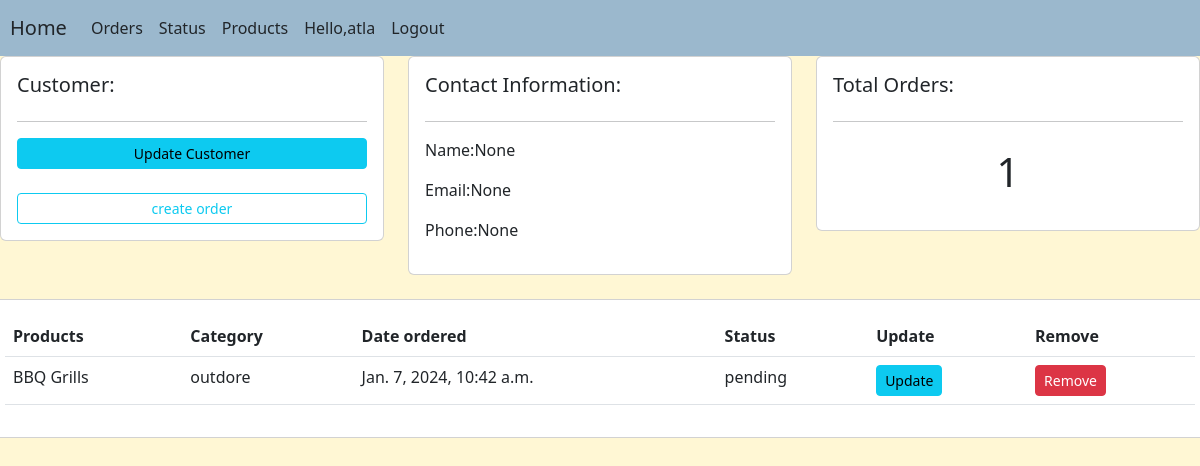
/customers/8/ (signed in), run on the app's committed database.
### test_app/models.py (models this page shows, shortened)
class customer(models.Model):
    user=models.OneToOneField(User,null=True, on_delete=models.CASCADE)
    name=models.CharField(max_length=200,null=True)
    email=models.CharField(max_length=200,null=True)
    phone = models.CharField(max_length=200,null=True)
    date_created =models.DateTimeField(auto_now_add=True,null=True)
    profile_pic=models.ImageField(default="profile.jpeg", null=True,blank=True)

class Order(models.Model):
    STATUS=(
        ('pending','pending'),
        ('out for delivery','out for delivery'),
        ('Delivered','Delivered')
    )
    customer=models.ForeignKey(customer,null=True,on_delete=models.SET_NULL)
    product=models.ForeignKey(Product,null=True,on_delete=models.SET_NULL)
    date_created=models.DateTimeField(auto_now_add=True,null=True)
    status=models.CharField(max_length=200,null=True,choices=STATUS)

class Product(models.Model):
    CATEGORY=(
        ('indore','indore'),
        ('outdore','outdore')
    )
    name=models.CharField(max_length=200,null=True)
    price=models.FloatField(null=True)
    category=models.CharField(max_length=200,null=True,choices=CATEGORY)
    description=models.CharField(max_length=200,null=True,blank=True)
    date_created=models.DateTimeField(auto_now_add=True,null=True)
    tag=models.ManyToManyField(Tag)
    def __str__(self):
        return self.name

### test_app/decrators.py (the view)
        def wrapper_func(request,*arg,**kwargs):
            group=None
            if request.user.groups.exists():
                group=request.user.groups.all()[0].name
            if group in allowed_roles:
                return view_func(request,*arg,**kwargs)
            else:
                return HttpResponse('Your are not authorised to view this page')

### test_app/decrators.py (called while the page is built)
def allowed_users(allowed_roles=[]):
    def decrators(view_func):
        def wrapper_func(request,*arg,**kwargs):
            group=None
            if request.user.groups.exists():
                group=request.user.groups.all()[0].name
            if group in allowed_roles:
                return view_func(request,*arg,**kwargs)
            else:
                return HttpResponse('Your are not authorised to view this page')
        return wrapper_func
    return decrators

### test_app/views.py (called while the page is built)
@login_required(login_url='login')
@allowed_users(allowed_roles=['admin'])
def customers(request,pk_test):
    cust=customer.objects.get(id=pk_test)
    orders=cust.order_set.all()
    order_count=orders.count()
    context1={'customer':cust,'orders':orders,'order_count':order_count}
    return render(request,'test_app/customers.html',context1)

### test_app/templates/test_app/customers.html (shortened to what this page needs)
{% load static %}
{% include './main.html' %}
<div class="row">
    <div class="col-md">
        <div class="card card-body">
            <h5>Customer:</h5>
            <hr>
            <a class="btn btn-info btn-sm btn-block" href="{% url 'settings' %}">Update Customer</a>
            <br>
            <a class="btn btn-outline-info btn-sm btn-block" href="">create order</a>
        </div>
    </div>
    <div class="col-md">
        <div class="card card-body">
            <h5>Contact Information:</h5>
            <hr>
            <p>Name:{{customer.name}}</p>
            <p>Email:{{customer.email}}</p>
            <p>Phone:{{customer.phone}}</p>
        </div>
    </div>
    <div class="col-md">
        <div class="card card-body">
            <h5>Total Orders:</h5>
            <hr>
            <h1 style="text-align: center;padding: 10px;">{{order_count}}</h1>
        </div>
    </div>
</div>
<div class="row">
<div class="card card-body">
    <table class="table">
        <tr>
            <th>Products</th>
            <th>Category</th>
            <th>Date ordered</th>
            <th>Status</th>
            <th>Update</th>
            <th>Remove</th>
        </tr>
        {% for order in orders %}
        <tr>
            <td>{{order.product}}</td>
            <td>{{order.product.category}}</td>
            <td>{{order.date_created}}</td>
            <td>{{order.status}}</td>
            <td><a class="btn btn-sm btn-info" href="{% url 'update_order' order.id %"}>Update</a></td>
            <td><a class="btn btn-sm btn-danger" href="{% url 'delete' order.id %}">Remove</a></td>
            </tr>
        {% endfor %}
    </table>
</div>
</div>

### test_app/templates/test_app/home.html (shortened to what this page needs)
<!DOCTYPE html>
<html lang="en">
<head>
    <link href="https://cdn.jsdelivr.net/npm/bootstrap@5.2.1/dist/css/bootstrap.min.css" rel="stylesheet"
>
      </head>
<body>
    <nav class="navbar navbar-expand-lg navbar-light">
        <a style="margin-left: 10px;" class="navbar-brand text-dark" href="{% url 'home' %}">Home</a>
        <div class="collapse navbar-collapse" id="navbarNav">
          <ul class="navbar-nav">
            {% if request.user.is_staff %}
            <li class="nav-item active ">
              <a class="nav-link text-dark" href="{% url 'order' %}">Orders </a>
            </li>
            <li class="nav-item">
              <a class="nav-link text-dark" href="{% url 'blog' %}">Status</a>
            </li>
            <li class="nav-item">
              <a class="nav-link text-dark" href="{% url 'product' %}">Products</a>
            </li>
            {% endif %}
            {% if request.user.is_authenticated %}
            <li class="nav-item active ">
              <a class="nav-link text-dark" href="{% url 'settings' %}">Hello,{{request.user}} </a>
            </li>
          <li  class="nav-item active ">
              <a class="nav-link text-dark" href="{% url 'logout' %}">Logout</a>
            </li>
          {% else %}
          <li class="nav-item">
            <a class="nav-link text-dark" href="{% url 'login' %}">login/signup</a>
          </li>
          {% endif %}
          </ul>
        </div>
      </nav>
</body>
</html>

### test_app/templates/test_app/home.html (style rules this page uses)
.navbar { background-color: #9BB8CD; }
body { background-color: #FFF7D4; }

### data on the page
customer: name "None", email "None", phone "None"
Order: product "BBQ Grills", product.category "outdore", date_created "Jan. 7, 2024, 10:42 a.m.", status "pending"

### other printed values
{{ request.user }} "atla"
{{ order_count }} "1"
